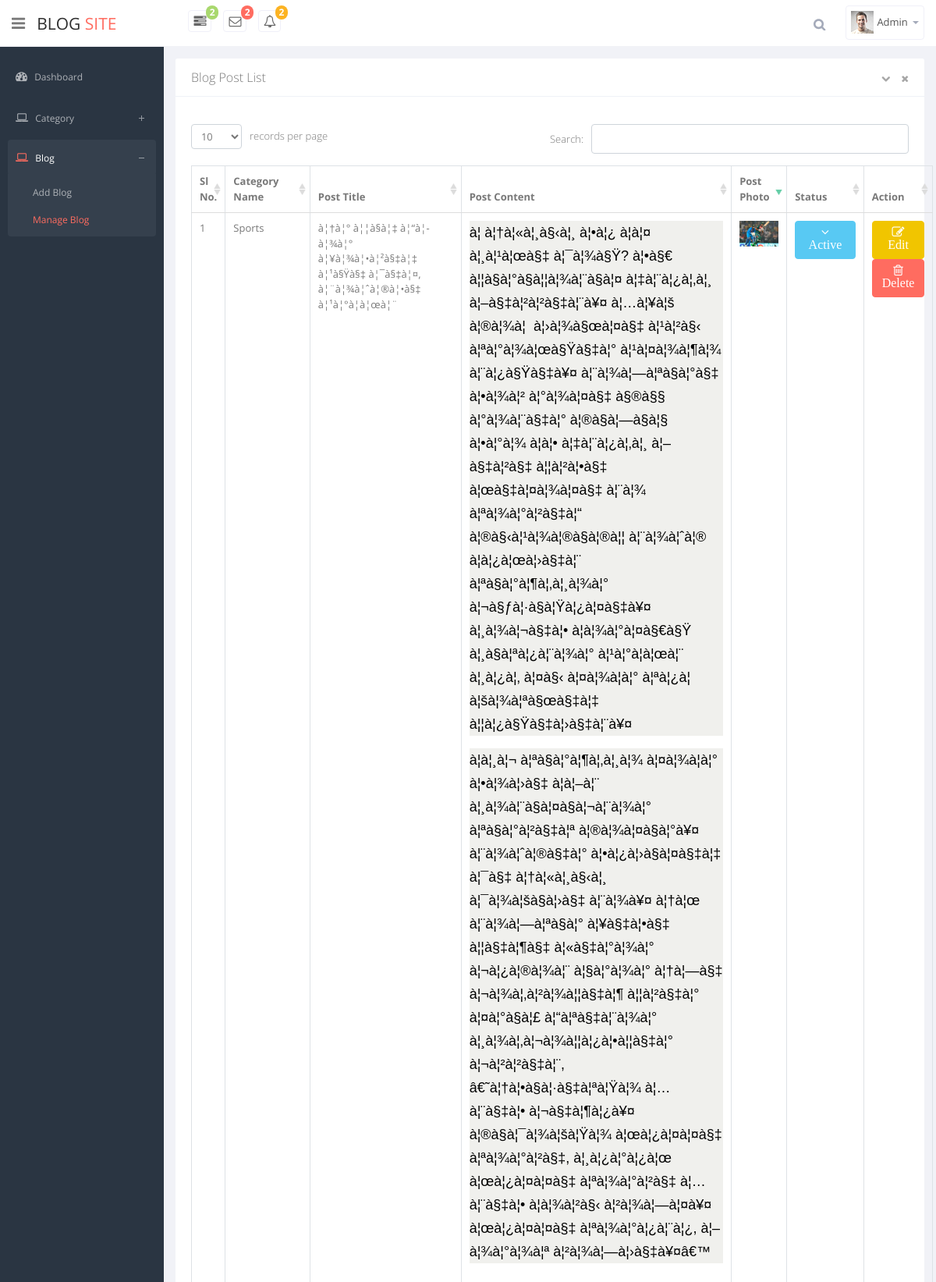
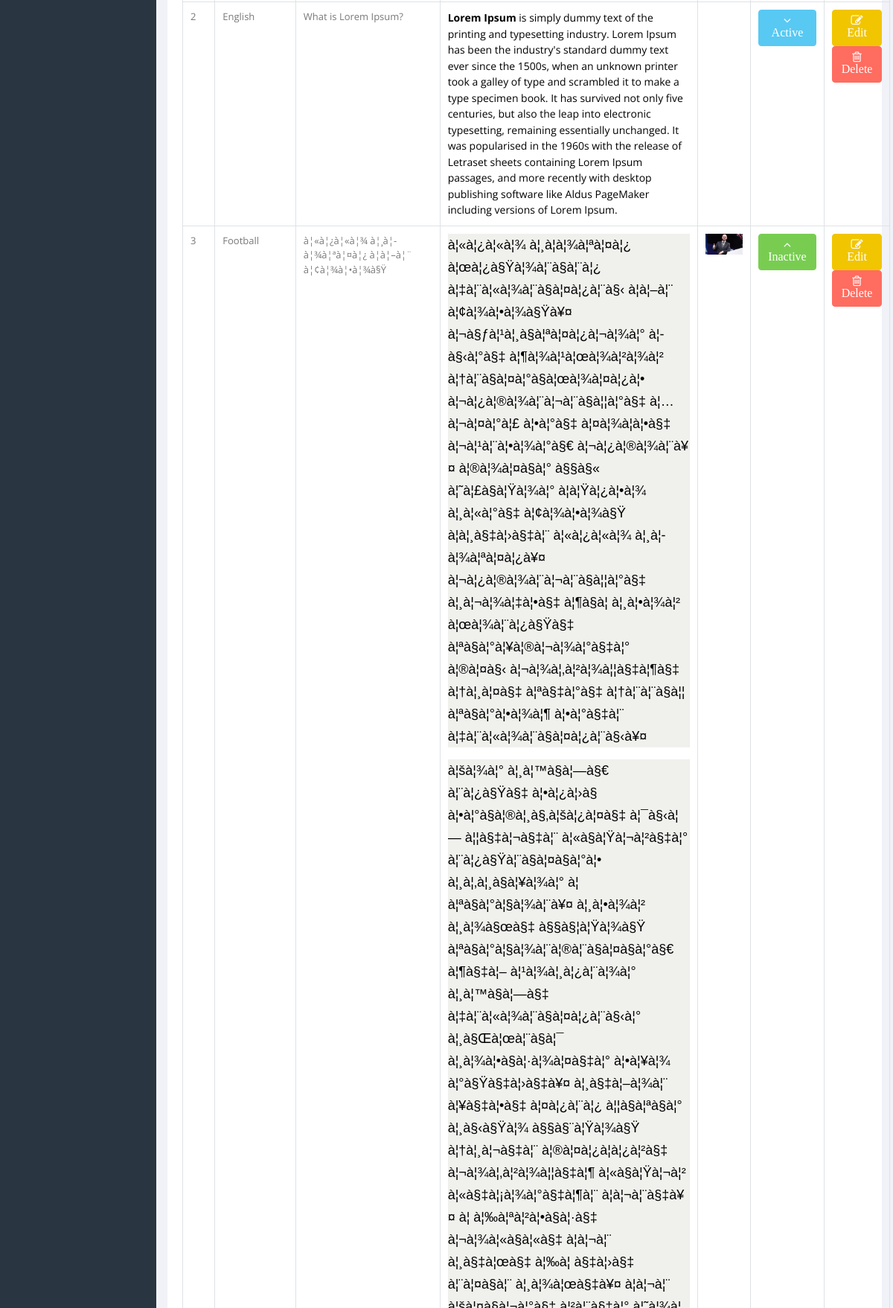
/admin/manage_blog.php (signed in, upper part), run on the app's committed database (2 pictures, top to bottom).
### tables this page shows
CREATE TABLE `blog` (
  `id` int(5) NOT NULL,
  `cat_id` int(2) NOT NULL,
  `title` varchar(255) NOT NULL,
  `content` text NOT NULL,
  `photo` varchar(50) NOT NULL,
  `name` varchar(50) NOT NULL,
  `status` tinyint(4) NOT NULL,
  `created_at` timestamp NOT NULL DEFAULT CURRENT_TIMESTAMP,
  `updated_at` timestamp NOT NULL DEFAULT CURRENT_TIMESTAMP ON UPDATE CURRENT_TIMESTAMP
);

CREATE TABLE `category` (
  `id` int(2) NOT NULL,
  `category_name` varchar(50) NOT NULL,
  `status` tinyint(1) NOT NULL,
  `created_at` timestamp NOT NULL DEFAULT CURRENT_TIMESTAMP,
  `updated_at` timestamp NOT NULL DEFAULT CURRENT_TIMESTAMP ON UPDATE CURRENT_TIMESTAMP
);

### app/classes/Database.php (called while the page is built, shortened)
<?php
class Database
{
	public static function dbConn(){
		$host = "localhost";
		$user = "root";
		$pass = "";
		$db = "oop_blog";
		$conn = mysqli_connect($host, $user, $pass, $db);
		return $conn;
	}
}
?>

### app/classes/Blog.php (called while the page is built, shortened)
<?php
class Blog
{
    public function showBlog(){
        $sql = "SELECT blog.*, category.category_name FROM blog INNER JOIN category ON blog.cat_id = category.id ORDER BY id DESC";
        $result = mysqli_query(Database::dbConn(), $sql);
        return $result;
    }
}

### admin/manage_blog.php (the view, shortened to what this page needs)
<?php require 'include/style.php'; ?>
<?php
$blog = new App\classes\Blog();
$show_blog = $blog->showBlog();
?>
<section id="container">
    <?php include 'include/header.php'; ?>
    <?php include 'include/sidebar.php'; ?>
    <section id="main-content">
        <section class="wrapper">
            <div class="row">
                <div class="col-sm-12">
                    <section class="card">
                        <header class="card-header">
                            Blog Post List
                            <span class="tools pull-right">
                                        <a href="javascript:;" class="fa fa-chevron-down"></a>
                                        <a href="javascript:;" class="fa fa-times"></a>
                                    </span>
                        </header>
                        <div class="card-body">
                            <div class="adv-table">
                                <table  class="display table table-bordered table-striped" id="dynamic-table">
                                    <thead>
                                    <tr>
                                        <th>Sl No.</th>
                                        <th>Category Name</th>
                                        <th>Post Title</th>
                                        <th>Post Content</th>
                                        <th>Post Photo</th>
                                        <th>Status</th>
                                        <th>Action</th>
                                    </tr>
                                    </thead>
                                    <tbody>
                                    <?php
                                    $sl = 1;
                                    while ($row = mysqli_fetch_assoc($show_blog)) {
                                        ?>
                                        <tr class="gradeX">
                                            <td><?= $sl; ?></td>
                                            <td><?= $row['category_name']; ?></td>
                                            <td><?= $row['title']; ?></td>
                                            <td><?= $row['content']; ?></td>
                                            <td><img src="../uploads/images/<?= $row['photo']; ?>" width="50px" alt=""></td>
                                            <td>
                                                <?php
                                                if ($row['status'] ==1){ ?>
                                                    <a href="status.php?inactive=<?= $row['id']; ?>&table=blog " class="btn btn-info"><i class="fa fa-angle-down"> Active</i></a>
                                                    <?php
                                                }
                                                else{
                                                    ?>
                                                    <a href="status.php?active=<?= $row['id']; ?>&table=blog " class="btn btn-success"><i class="fa fa-angle-up"> Inactive</i></a>
                                                    <?php
                                                }
                                                ?></td>
                                            <td>
                                                <a href="edit_blog.php?id=<?= $row['id']; ?>" class="btn btn-warning"><i class="fa fa-pencil-square-o"> Edit</i></a>
                                                <a href="delete.php?id=<?= $row["id"]; ?>&table=blog" class="btn btn-danger"><i class="fa fa-trash-o"> Delete</i></a>
                                            </td>
                                        </tr>
                                        <?php
                                        $sl++;
                                    }
                                    ?>
                                    </tbody>
                                </table>
                            </div>
                        </div>
                    </section>
                </div>
            </div>
        </section>
    </section>
</section>
</body>
</html>

### admin/assets/advanced-datatable/media/css/demo_table.css (style rules this page uses)
table.display { margin: 0 auto; clear: both; width: 100%; }
table.display thead th { padding: 3px 18px 3px 10px; border-bottom: 1px solid black; font-weight: bold; cursor: pointer; * cursor: hand; }
table.display td { padding: 3px 10px; }
.sorting_desc { background: url('../images/sort_desc.png') no-repeat center right; }
.sorting { background: url('../images/sort_both.png') no-repeat center right; }
table.display tr.odd.gradeX { background-color: #ffdddd; }
table.display tr.even.gradeX { background-color: #ffeeee; }
tr.odd { background-color: #E2E4FF; }
tr.even { background-color: white; }
tr.odd td.sorting_1 { background-color: #D3D6FF; }
tr.even td.sorting_1 { background-color: #EAEBFF; }
tr.odd.gradeX td.sorting_1 { background-color: #ffc4c4; }
tr.even.gradeX td.sorting_1 { background-color: #ffd5d5; }
table.display tr.gradeX { background-color: #ffdddd; }

### data on the page
blog: category.category_name "Sports", title "à¦†à¦° à¦¦à§à¦‡ à¦“à¦­à¦¾à¦° à¦¥à¦¾à¦•à¦²à§‡à¦‡ à¦¹à§Ÿà§‡ à¦¯à§‡à¦¤, à¦¨à¦¾à¦ˆà¦®à¦•à§‡ à¦¹à¦°à¦­à¦œà¦¨", content "à¦ à¦†à¦«à¦¸à§‹à¦¸ à¦•à¦¿ à¦à¦¤ à¦¸à¦¹à¦œà§‡ à¦¯à¦¾à§Ÿ? à¦•à§€ à¦¦à§à¦°à§à¦¦à¦¾à¦¨à§à¦¤ à¦‡à¦¨à¦¿à¦‚à¦¸ à¦–à§‡à¦²à¦²à§‡à¦¨à¥¤ à¦…à¦¥à¦š à¦®à¦¾à¦ à¦›à¦¾à§œà¦¤à§‡ à¦¹à¦²à§‹ à¦ªà¦°à¦¾à¦œà§Ÿà§‡à¦° à¦¹à¦¤à¦¾à¦¶à¦¾ à¦¨à¦¿à§Ÿà§‡à¥¤ à¦¨à¦¾à¦—à¦ªà§à¦°à§‡ à¦•à¦¾à¦² à¦°à¦¾à¦¤à§‡ à§®à§§ à¦°à¦¾à¦¨à§‡à¦° à¦®à§à¦—à§à¦§ à¦•à¦°à¦¾ à¦à¦• à¦‡à¦¨à¦¿à¦‚à¦¸ à¦–à§‡à¦²à§‡ à¦¦à¦²à¦•à§‡ à¦œà§‡à¦¤à¦¾à¦¤à§‡ à¦¨à¦¾ à¦ªà¦¾à¦°à¦²à§‡à¦“ à¦®à§‹à¦¹à¦¾à¦®à§à¦®à¦¦ à¦¨à¦¾à¦ˆà¦® à¦­à¦¿à¦œà¦›à§‡à¦¨ à¦ªà§à¦°à¦¶à¦‚à¦¸à¦¾à¦° à¦¬à§ƒà¦·à§à¦Ÿà¦¿à¦¤à§‡à¥¤ à¦¸à¦¾à¦¬à§‡à¦• à¦­à¦¾à¦°à¦¤à§€à§Ÿ à¦¸à§à¦ªà¦¿à¦¨à¦¾à¦° à¦¹à¦°à¦­à¦œà¦¨ à¦¸à¦¿à¦‚ à¦¤à§‹ à¦¤à¦¾à¦à¦° à¦ªà¦¿à¦ à¦šà¦¾à¦ªà§œà§‡à¦‡ à¦¦à¦¿à§Ÿà§‡à¦›à§‡à¦¨à¥¤ à¦à¦¸à¦¬…", photo (picture)
blog: category.category_name "English", title "What is Lorem Ipsum?", content "Lorem Ipsum is simply dummy text of the printing and typesetting industry. Lorem Ipsum has been the industry's standard dummy text ever since the 1500s, when an unknown printer took a galley of type and scrambled it to make a type specimen book. It has survived not only five centuries, but also the leap into electronic typesetting, remaining essentially unchanged. It was popularised in the 1960s with the release of Letraset sheets containing Lorem Ipsum passages, and more recently with desktop publishing software like Aldus PageMaker including versions of Lorem Ipsum."
blog: category.category_name "Football", title "à¦«à¦¿à¦«à¦¾ à¦¸à¦­à¦¾à¦ªà¦¤à¦¿ à¦à¦–à¦¨ à¦¢à¦¾à¦•à¦¾à§Ÿ", content "à¦«à¦¿à¦«à¦¾ à¦¸à¦­à¦¾à¦ªà¦¤à¦¿ à¦œà¦¿à§Ÿà¦¾à¦¨à§à¦¨à¦¿ à¦‡à¦¨à¦«à¦¾à¦¨à§à¦¤à¦¿à¦¨à§‹ à¦à¦–à¦¨ à¦¢à¦¾à¦•à¦¾à§Ÿà¥¤ à¦¬à§ƒà¦¹à¦¸à§à¦ªà¦¤à¦¿à¦¬à¦¾à¦° à¦­à§‹à¦°à§‡ à¦¶à¦¾à¦¹à¦œà¦¾à¦²à¦¾à¦² à¦†à¦¨à§à¦¤à¦°à§à¦œà¦¾à¦¤à¦¿à¦• à¦¬à¦¿à¦®à¦¾à¦¨à¦¬à¦¨à§à¦¦à¦°à§‡ à¦…à¦¬à¦¤à¦°à¦£ à¦•à¦°à§‡ à¦¤à¦¾à¦à¦•à§‡ à¦¬à¦¹à¦¨à¦•à¦¾à¦°à§€ à¦¬à¦¿à¦®à¦¾à¦¨à¥¤ à¦®à¦¾à¦¤à§à¦° à§§à§« à¦˜à¦£à§à¦Ÿà¦¾à¦° à¦à¦Ÿà¦¿à¦•à¦¾ à¦¸à¦«à¦°à§‡ à¦¢à¦¾à¦•à¦¾à§Ÿ à¦à¦¸à§‡à¦›à§‡à¦¨ à¦«à¦¿à¦«à¦¾ à¦¸à¦­à¦¾à¦ªà¦¤à¦¿à¥¤ à¦¬à¦¿à¦®à¦¾à¦¨à¦¬à¦¨à§à¦¦à¦°à§‡ à¦¸à¦¬à¦¾à¦‡à¦•à§‡ à¦¶à§à¦­ à¦¸à¦•à¦¾à¦² à¦œà¦¾à¦¨à¦¿à§Ÿà§‡ à¦ªà§à¦°à¦¥à¦®à¦¬à¦¾à¦°à§‡à¦° à¦®à¦¤à§‹ à¦¬à¦¾à¦‚à¦²à¦¾à¦¦à§‡à¦¶à§‡ à¦†à¦¸à¦¤à§‡ à¦ªà§‡à¦°à§‡ à¦†à¦¨à¦¨à§à¦¦…", photo (picture)

### other printed values
$_SESSION['admin_name'] "Admin"
